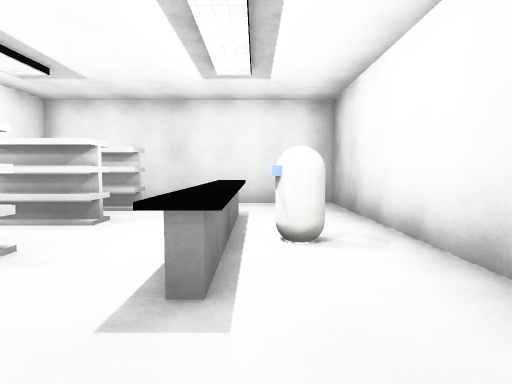
[1] (above)

18 first-person views from a walk through a scene from a Unity 3-D project. The camera is 1.4 m above the floor, tilts 4° down and sees 80° across. The floor is counted in squares, 2 m on a side. Each view is taken from the middle of a square. On the plan, view 1 faces up. The plan holds only what a view shows up to about 10 squares ahead; the rest is blank. The place goes on beyond the plan. The player is left out. Some surface patterns are stand-ins.

[2]
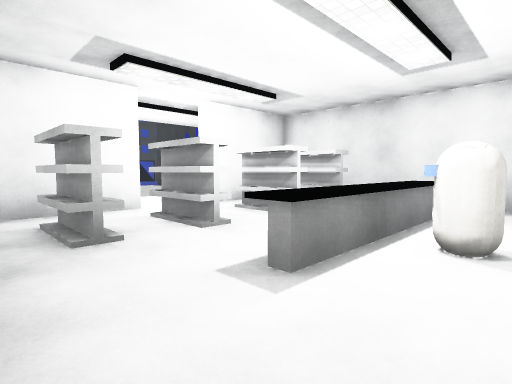

[3]
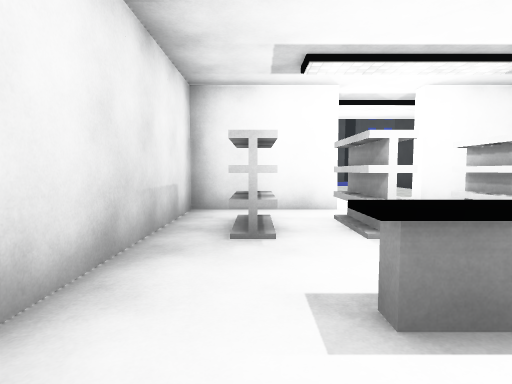

[4]
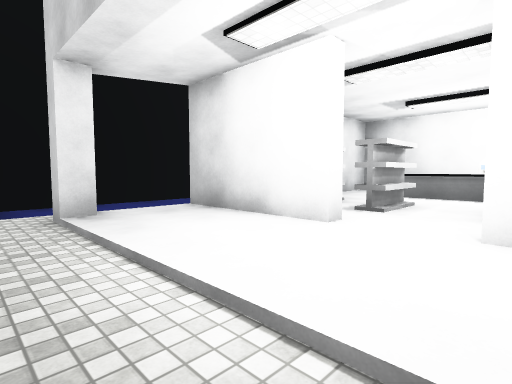

[5]
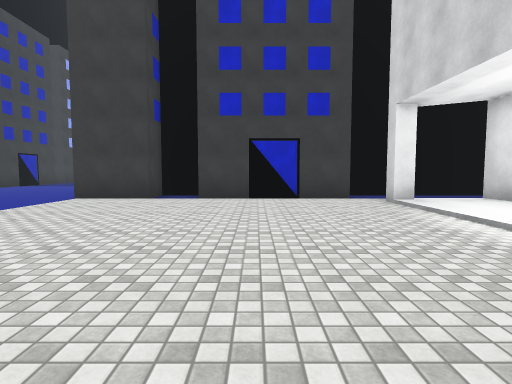

[6]
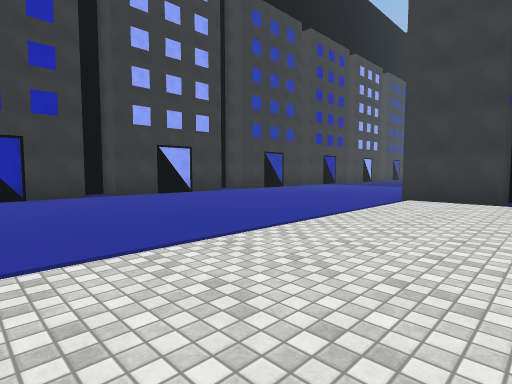

[7]
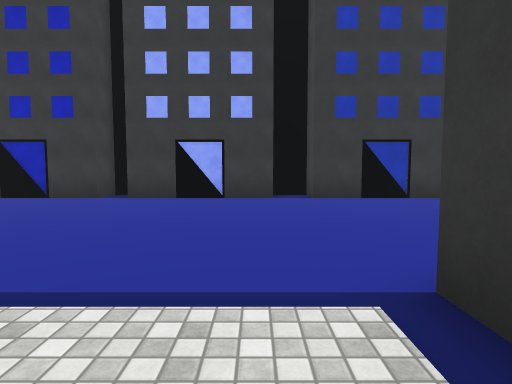

[8]
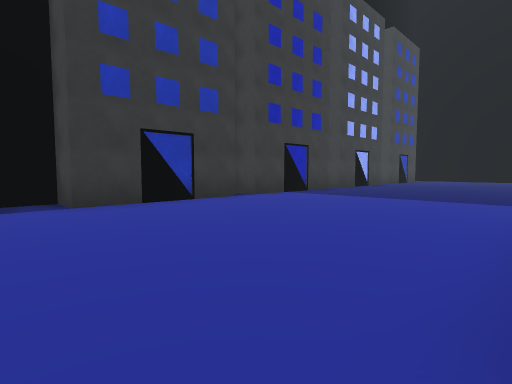

[9]
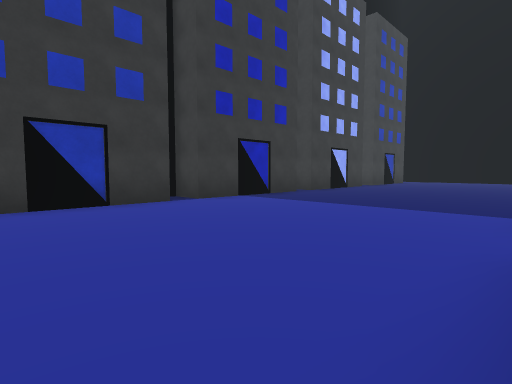

[10]
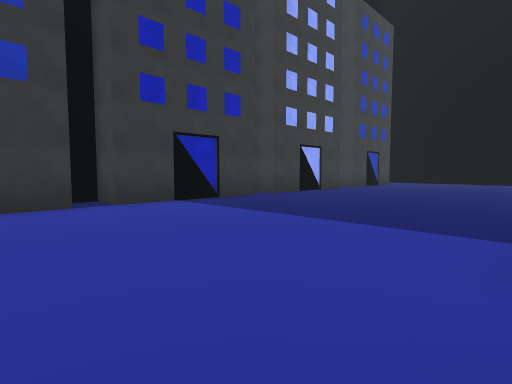

[11]
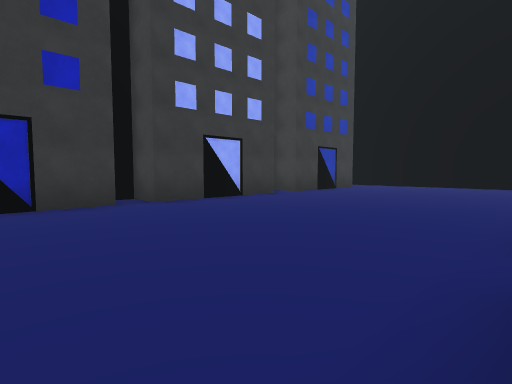

[12]
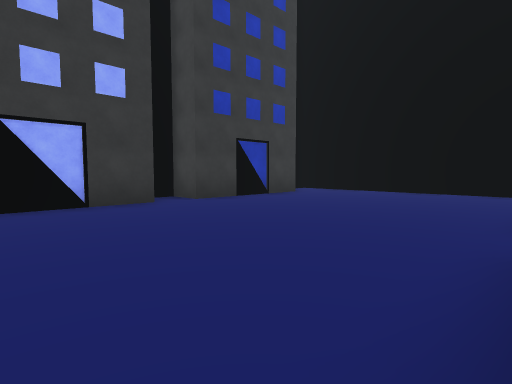

[13]
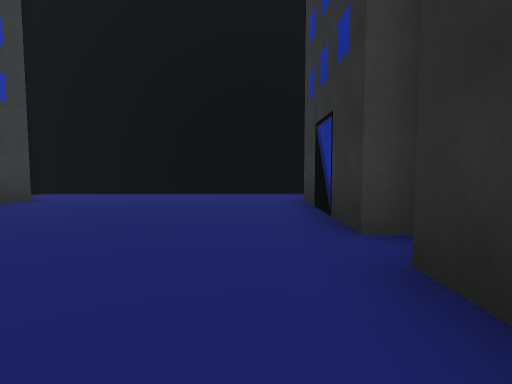

[14]
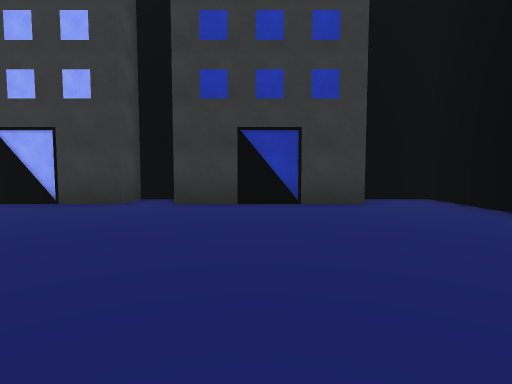

[15]
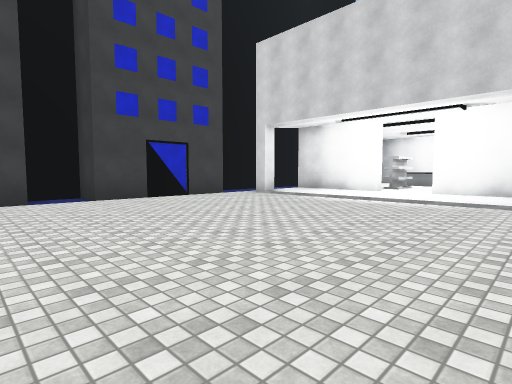

[16]
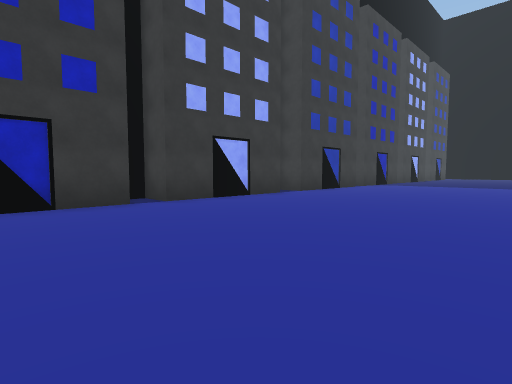

[17]
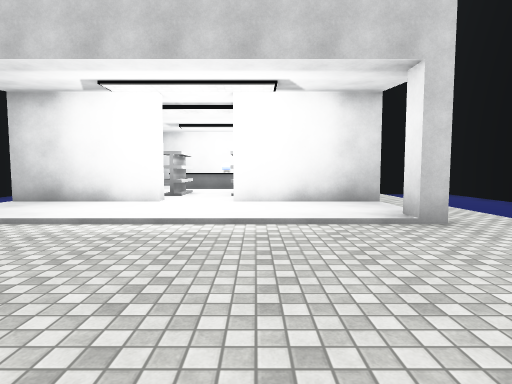

[18]
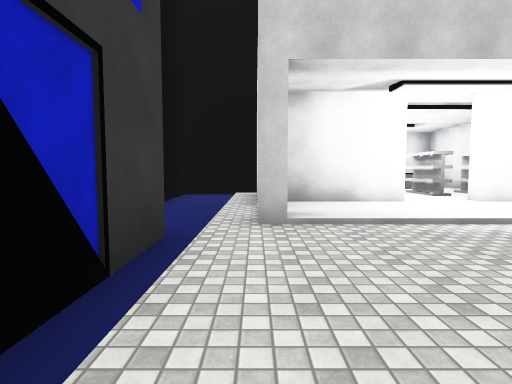

### Floor plan
Key: @ floor where view 1 was taken; # wall or solid block; . main floor; : floor 0.25 m higher than the main floor; / step, stairs or slope; ^ raised ledge; S shelf; B building; O other object.
Columns run from 23 left of view 1 to 2 right of it. Each row starts with its distance up from view 1.
 30 ##########
 29 #........#
 28 #........
 27 ##.......
 26  #.......
 25  #B......
 24 ##.......
 23 #........#
 22 ##.......
 21  #.......
 20  #B......
 19   .......
 18 #........
 17   .......
 16  #.......
 15   B......
 14   .......
 13 #........
 12   .......
 11  #.......
 10  #......B ###  ########
  9 ##....... #.#  #......#
  8 #........##.####......#
  7   ..............#/########
  6  #............../:#:SS:::#
  5  #............../:#::::::#
  4 ##............../:#:SS:^:#
  3 #.............../::::::O:#
  2   ............../:#:SS:^:#
  1  #............../:#:SS:::
  0   ............../:##^^#@:

Positions as (right, up) in squares from view 1, and headings:
1: (0, 0), facing up
2: (1, 0), facing up-left
3: (1, 1), facing left
4: (-8, 2), facing up-right
5: (-10, 0), facing up
6: (-12, 0), facing up-left
7: (-13, 7), facing left
8: (-15, 7), facing up-left
9: (-15, 9), facing up-left
10: (-15, 11), facing up-left
11: (-15, 15), facing up-left
12: (-15, 19), facing up-left
13: (-16, 20), facing up
14: (-15, 25), facing left
15: (-14, 0), facing up-right
16: (-15, 0), facing up-left
17: (-11, 2), facing right
18: (-11, 7), facing right
